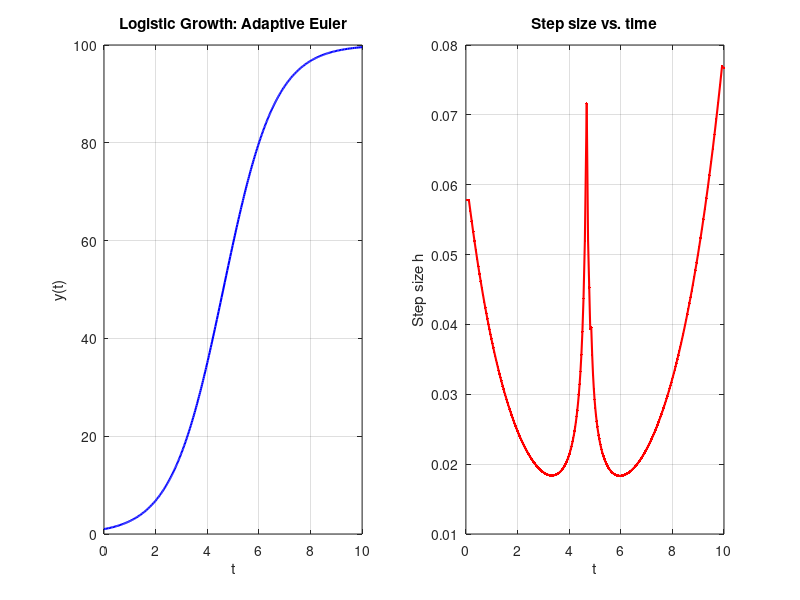

Here is the MATLAB script that generated this plot:
% Explicit Euler for logistic ODE with adaptive step size
clear; clc;

f = @(t, y) (1 - y/100).*y;

t0 = 0; t1 = 10; y0 = 1;
tol = 1e-3; h = 0.1;
h_min = 1e-4; h_max = 0.5;

t_values = t0;
y_values = y0;
h_values = [];

t = t0; y = y0;

while t < t1
    if t + h > t1
        h = t1 - t;
    end
    y1 = y + h * f(t, y);
    y_half = y + (h/2) * f(t, y);
    y2 = y_half + (h/2) * f(t + h/2, y_half);
    err = abs(y2 - y1);
    if err < tol
        t = t + h;
        y = y2;
        t_values(end+1) = t;
        y_values(end+1) = y;
        h_values(end+1) = h;
        h = min(h_max, h * min(2, 0.9 * sqrt(tol/(err+1e-16))));
    else
        h = max(h_min, h * max(0.1, 0.9 * sqrt(tol/(err+1e-16))));
    end
end

figure;
subplot(1,2,1);
plot(t_values, y_values, 'b-', 'LineWidth', 1.5);
xlabel('t'); ylabel('y(t)');
title('Logistic Growth: Adaptive Euler');
grid on;

subplot(1,2,2);
plot(t_values(2:end), h_values, 'r.-', 'LineWidth', 1.5);
xlabel('t'); ylabel('Step size h');
title('Step size vs. time');
grid on;